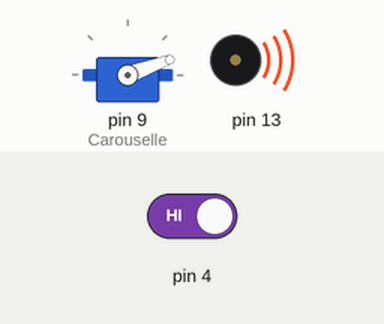
This sketch was run on a simulated Arduino Uno, built with avr-gcc and run on an emulated ATmega328P. Shown: servo, buzzer (waves = sounding). Inputs (shaded band) come from the test bench; at power-on: pin 4 HIGH. What the sketch prints to the serial monitor is not drawn.

Above: at 0.1 s.
At 1.3 s:
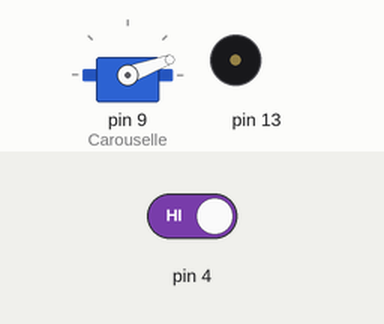
1.4 s: pin 4 driven LOW
Timing chart, 0 to 4.4 s (numbered marks = the images above; inputs shaded):
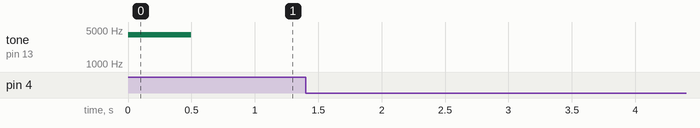

Measured:
- after the input at 1.4 s, every drawn part: stays the same

The sketch:

Odometry.ino
```cpp
#include <SoftwareSerial.h>
#include "Arduino.h"
#include <Servo.h>

/*
 * Title: Odometry Task
 * Client: Aero 2 - Group 17/Q{
 * Team Lead:       James Wilshaw
 * 2nd in Command:  Luka Zabotto-Devitt
 *                - Ho (Phoebus) Wong
 *                - Wen (William) Yu
 *                - Aaron Adekoya
 *                }
 * Author: James Wilshaw -- jrw1n15@soton.ac.uk
 * Date: 2017-11-06
 * =============================================
 * Objectives:
 * Navigate route and carry out tasks at waypoints using only encoder data as input.
 * notify at all way points.
 * Dispense Chocolate at certain way points.
 *
 * CODE STRUCTURE
 * -Instruct: Instruction sent to the MD25 and receives information to decode it
 * -halt: Function to stop robot
 * -enc target: function that will translate the distance in mm to computer readable information
 * -Turn(theta): function that will tell the MD25 if the turn is sweep or spot.
 * -Sweep: Function that will describe an arc using theta
 * -Notify: indicates the robot has arrived at a point
 * -DriveTo: Manages the speed of the robot
 * -Target: intakes the information of the next trajectory and outputs information for enc target
 * -kmn: stops the loop
 * -
 */
 union Encs{
  int indy[2];
  long both;
};
#define debug 0  //switch for Software Serial
#define pi 3.1415926 //saves any errors typing

#if debug == 1 // NOT THE SERIAL SWITCH DON'T CHANGE
    SoftwareSerial MD25(10, 11); //Software Serial MD25 RX, TX
    #define DEBUG Serial
    #define _MD25
#else
  #define MD25 Serial
  #define _MD25
#endif
Servo Carouselle;
const int track = 23500; //trackwidth of robot in mm x100
const int wheel_dia = 9450; //wheel diameter of robot in mm x100
const int wheel_base = 15000; //distance from axle to M&M dispenser in mm x100
const byte sPos[6] = {20, 150, 114, 73, 40, 0}; //defines servo drive positions for M&Ms


/* multi dimension array describing waypoints
 *  execution order: distance and radius to waypoint -ve radius indicates ccw
 *                   once waypoint achieved notify (and M&M if 1) then turn theta
 *                   -ve indicates ccw before executing next waypoint.
                                 wpID, distance, radius, theta, M&M
                                       (x10mm)   (x10mm) (x10deg) bool*/
const int waypoints[13][5] ={
                                {12,   4280,     0,      0,     0},
                                {11,   2833,     0,      1426,  0},
                                {10,   8482,     -1800,  -900,  1},
                                {9,    1800,     0,      1400,  0},
                                {8,    6223,     0,      500,   1},
                                {7,    4000,     0,      900,   0},
                                {6,    4000,     0,      900,   1},
                                {5,    4000,     0,      900,   0},
                                {4,    6600,     0,      -900,  1},
                                {3,    4084,     -2600,  900,   0},
                                {2,    5000,     0,      900,   1},
                                {1,    2600,     0,      -900,  0},
                                {0,    3400,     0,      0,     0}
                                };
/*
 * serial control register lookup table
 */
enum registers:byte
  {
    getS1   = 0x21,
    getS2   = 0x22,
    getE1   = 0x23,
    getE2   = 0x24,
    getEs   = 0x25,
    getV    = 0x26,
    getI1   = 0x27,
    getI2   = 0x28,
    getVer  = 0x29,
    getAcc  = 0x2A,
    getMod  = 0x2B,
    getPow  = 0x2C,
    setS1   = 0x31,
    setS2   = 0x32,
    setAcc  = 0x33,
    setMod  = 0x34,
    reset   = 0x35,
    disReg  = 0x36,
    enReg   = 0x37,
    disTimO = 0x38,
    enTimO  = 0x39
  };
#define registers

long instruct(byte reg, char val = 0){
  if(reg == getPow){
    #if debug == 1
    DEBUG.println("Sorry this function doesn't support that register");
    #endif
    return 0;
  }
  MD25.write((byte)0x00);
  MD25.write(reg);
  if(reg == 0x25){
    byte b[9];
    MD25.flush();
    MD25.readBytes(b, 9);
    long r = 0L;
    r |= b[2]*16777216;
    r |= b[3]*65536;
    r |= b[6]*256;
    r |= b[7];
    Encs d;
    d.both = r;
    #if debug == 1
      DEBUG.println((long)r, HEX);
      DEBUG.print("Serial Buffer: ");
      for(byte i = 0; i<8; i++){
        DEBUG.print(b[i], HEX);
      }
      DEBUG.println();
      DEBUG.println("d.both:");
      DEBUG.println(d.both, HEX);
      DEBUG.print("Recieved: ");
      DEBUG.print(reg, HEX);
      DEBUG.print(" with E1:");
      DEBUG.print(d.indy[0], DEC);
      DEBUG.print(" & E2:");
      DEBUG.print(d.indy[1], DEC);
      DEBUG.println(" degrees");
      DEBUG.println((int)millis(), DEC);
      #endif
    return r;
  }
  if(reg > 0x34){
    #if debug == 1
      DEBUG.print("Register: ");
      DEBUG.print(reg, HEX);
      DEBUG.println(" Accessed");
    #endif
    return 0;
  }
  if(reg < 0x30){byte b[5];
    if(reg <= 0x24 && reg >= 0x23){
      //encoders
      MD25.flush();
      MD25.readBytes(b, 5);
      long r = 0;
      r |= b[0] << 24;
      r |= b[1] << 16;
      r |= b[2] << 8;         // (0x56 shifted 8 bits left, effectively * 256)
      r |= b[3];              // (0x32)
      #if debug == 1
      DEBUG.print("Serial Buffer: ");
      for(byte i = 0; i<5; i++){
        DEBUG.print(b[i], HEX);
      }
      DEBUG.println();
      DEBUG.print("Recieved: ");
      DEBUG.print(reg, HEX);
      DEBUG.print(" with:");
      DEBUG.print(r, DEC);
      DEBUG.println(" degrees");
      DEBUG.println((int)millis(), DEC);
      #endif
      return r;
    }
    else{
      //gets
      MD25.flush();
      MD25.readBytes(b, 2);
      #if debug == 1
      DEBUG.print("Serial Buffer: ");
      for(byte i; i<5; i++){
        DEBUG.print(b[i], HEX);
      }
      DEBUG.println();
      DEBUG.print("Recieved: ");
      DEBUG.print(reg, HEX);
      DEBUG.print(" with value:");
      DEBUG.println(b[1], DEC);
      #endif
      return b[1];
    }
  }
  else if(reg <= 0x34 && reg > 0x30){
    //sets
    MD25.write(val);
    #if debug == 1
    DEBUG.print("Set Reg ");
    DEBUG.print(reg, HEX);
    DEBUG.print(" with val: ");
    DEBUG.println(val, DEC);
    #endif
    return 0;
  }
  #if debug == 1
  DEBUG.println("FATAL ERROR: instruct");
  #endif
  return 0;
}

void halt(){
  //function to stop robot.
  instruct(setAcc, 10);
  instruct(setS1);
  instruct(setS2);
  instruct(setAcc, 5);
  #if debug == 1
    DEBUG.println("ACHTUNG!!! Ich habe gehaltet!");
  #endif
  return;
}

int enc_target(int distance) {
  /* takes the required travel distance in mm x10 an converts it to an encoder target*/
 float den = pi*wheel_dia;
 float frac = 3600/den;
 int out = distance * frac;

 #if debug == 1
    DEBUG.println(distance, DEC); DEBUG.println(den, DEC); DEBUG.println(frac, DEC);
    DEBUG.print("Encoder Target:");
    DEBUG.print(out, DEC);
    DEBUG.println(" degrees");
 #endif
 return out;
}

void turn(int theta){
    /* takes two arguments a target angle, theta (degrees x10), and a switch, spot,
    to determine whether the angle is to describe an arc or a spot turn.
    executes turn */
    float distance; //distance to be traveled per in mm
    distance = (theta/3600)*pi*(track);
    #if debug == 1
      DEBUG.print("turn: ");
      DEBUG.println(distance);
    #endif
    int E2tar = enc_target((int)distance*10);
    int E1tar = enc_target(-(int)distance*10);

    DriveTo(E1tar, E2tar);
    return;
}

int sweep(int distance, int radius, bool in = 0){
  /* code to allow robot to describe an arc
     returns the inner & outer arc lengths in mm x10*/
  int Ri = radius - track/20;
  int Ro = radius + track/20;
  int Di = (distance/radius)*Ri;
  int Do = (distance/radius)*Ro;
  #if debug == 1
    DEBUG.print("D(i) = ");
    DEBUG.print(Di/10, DEC);
    DEBUG.print(", D(o) = ");
    DEBUG.print(Do/10, DEC);
    if(in){DEBUG.println(" Return: D(i)");}
    else{DEBUG.println(" Return: D(o)");}
  #endif
  if(in){return Di;}
  else{return Do;}
}

void notify(){
  halt();
  tone(13, 4000, 500);
  delay(500);
  #if debug == 1
    DEBUG.println("Waypoint Notification");
  #endif
  instruct(reset);
  return;
}
void DriveTo(int E1tar, int E2tar) {
  bool happy = 0; int E1cur; int E2cur; char S1; char S2; float E1diff; float E2diff; Encs d;
 #if debug ==1
  DEBUG.println("Etars:");
  DEBUG.print(E1tar, DEC);
  DEBUG.println(E2tar, DEC);
  #endif
  while (!happy) {
    float E1prog; float E2prog; byte baseline = 0; bool e = 0;
    d.both = instruct(getEs);
    E1cur = d.indy[0];
    E2cur = d.indy[1];
    E1diff = E1tar-E1cur;
    E2diff = E2tar-E2cur;
    E1prog = E1diff/E1tar;
    E2prog = E2diff/E2tar;
    S1 = 20 * E1prog;
    S2 = 20 * E2prog;
#if debug == 1
  DEBUG.println("EDIFFS:");
  DEBUG.print(E1diff);
  DEBUG.println(E2diff);
   DEBUG.print(S1, DEC);
   DEBUG.println(S2, DEC);
   #endif
    if(abs(E1diff)<10) {
      happy = 1;
      halt;
      break;
    }
    else if (E1diff < 0) {
      S1 -= baseline;
    }
    else {
      S1 += baseline;
    }
    if (abs(E2diff)<10) {
      happy = 1;
      halt;
      break;
    }
    else if (E2diff < 0) {
      S2 -= baseline;
    }
    else {
      S2 += baseline;
    }
    if(e){
    instruct(setS1, S1);
    instruct(setS2, S2);
    }
    else{
      instruct(setS2, S2);
      instruct(setS1, S1);
    }
    e = !e;
#if debug == 1
    DEBUG.println("Speed Adjustment: S1, S2");
    DEBUG.print(S1, DEC);
    DEBUG.println(S2, DEC);
#endif
  }
#if debug ==1
  DEBUG.println("Because I'm Happy");
#endif
  return;
}
void target(int distance, int radius) {
#if debug == 1
  DEBUG.println("Targeting...");
#endif
  bool ccw = 0;
  int E1Tar;
  int E2Tar;
  if (radius == 0) {
    E1Tar = enc_target(distance);
    E2Tar = E1Tar;
#if debug == 1
    DEBUG.print("Straight Line, length: ");
    DEBUG.println(distance, DEC);
#endif
  }
  else {
    int Do = sweep(distance, abs(radius));
    int Di = sweep(distance, abs(radius), 1);
    int EoTar = enc_target(Do);
    int EiTar = enc_target(Di);
#if debug == 1
    DEBUG.print("Swept Radius, length, radius: ");
    DEBUG.print(distance, DEC);
    DEBUG.print(", ");
    DEBUG.print(radius, DEC);
#endif
    if (radius < 0) {
      E1Tar = EoTar;
      E2Tar = EiTar;
#if debug == 1
      DEBUG.println(" Anti-Clockwise");
#endif
    }
    else {
      E1Tar = EiTar;
      E2Tar = EoTar;
#if debug == 1
      DEBUG.println(" Clockwise");
#endif
    }
  }
  DriveTo(E1Tar, E2Tar);
    notify();
  return;
}

void MandMrelease(byte remaining){
  /*This Function drops M&Ms
   * Author: Luka - lzd1u16@soton.ac.uk
   */
   Carouselle.write(sPos[remaining]);
   #if debug == 1
    DEBUG.print("M&M Deployed: ");
    DEBUG.println(remaining, DEC);
   #endif
   return;
  } //function prototype for releasing M&Ms


void kmn(){bool a=0;} //function than never returns to provide stop


void setup() {
  // put your setup code here, to run once:
  Carouselle.attach(9);
  pinMode(13, OUTPUT);
  pinMode(4, INPUT);
    #if debug == 1
      MD25.begin(38400);
      DEBUG.begin(115200);
    #else
      MD25.begin(38400);
    #endif
    instruct(setMod, 1); // sets motors with 0 being stop and each independent of the other.
    Carouselle.write(sPos[0]);
    notify();
    bool go = 0;
    #if debug == 1
    DEBUG.print("Awaiting all clear @ ");
    DEBUG.println((int)millis(), DEC);
    #endif
     while(!go){
      go = !digitalRead(4);
    }
    #if debug == 1
      DEBUG.print("Setup Complete @ ");
      DEBUG.println((int)millis(), DEC);
    #endif
}

void loop() {
  // put your main code here, to run repeatedly:
  byte MandMstock = 5;
  for(int i = 0; i < 13; i++){ // for loop to work through waypoints
    int wp[5];
   instruct(reset);
    for(int j = 0; j < 5; j++){
      wp[j] = waypoints[i][j]; // takes data about next waypoint "off the shelf"
    }
#if debug == 1
      DEBUG.print("Next WP: ");
      DEBUG.println(wp[0], DEC);
#endif
    target(wp[1], wp[2]);
    if(wp[4] == 1){
      MandMrelease(MandMstock);
      MandMstock--;
    }
    if(wp[3] > 0){turn(wp[3]);}
}
  kmn();
}
```
